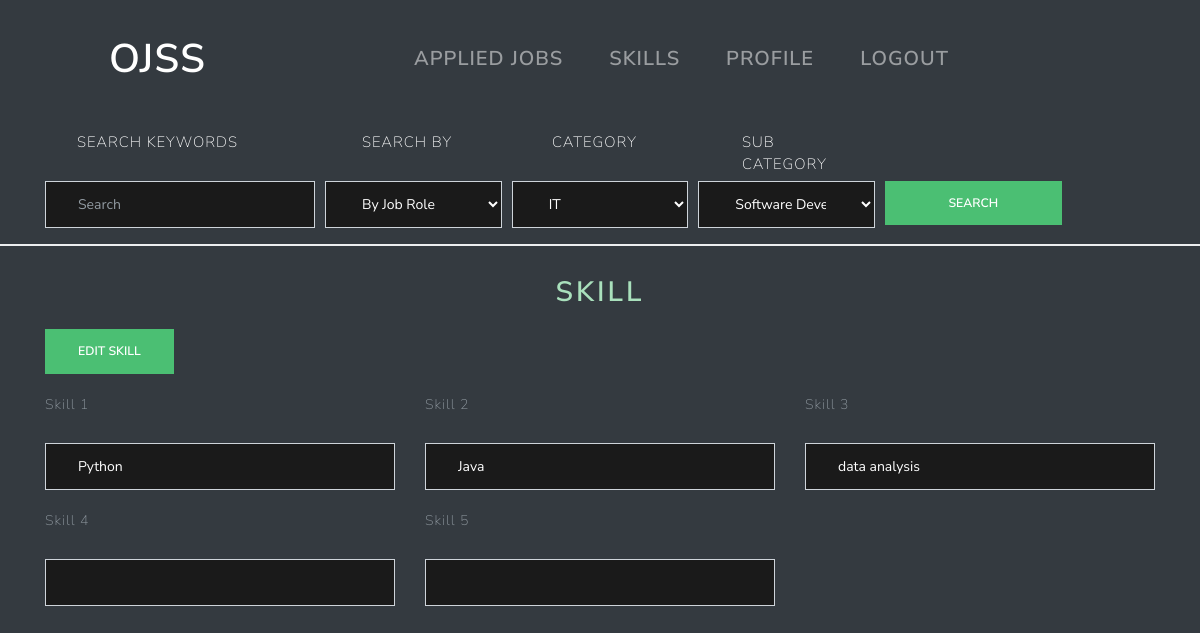
/skills (signed in), run on the app's committed database.
### ojss_app/models.py (models this page shows, shortened)
class SeekerSkillset(models.Model):
    seeker = models.OneToOneField(SeekerProfile,on_delete=models.CASCADE)
    skill_1 = models.CharField(max_length=255)
    skill_2 = models.CharField(max_length=255, blank=True, null=True)
    skill_3 = models.CharField(max_length=255, blank=True, null=True)
    skill_4 = models.CharField(max_length=255, blank=True, null=True)
    skill_5 = models.CharField(max_length=255, blank=True, null=True)

### ojss_app/views.py (the view)
# urls.py: path("skills",views.UserController.add_skills, name='skills'),
    @staticmethod
    @login_required
    def add_skills(request):
        if request.method == "POST":
            form = SkillForm(request.POST)
            if form.is_valid():
                skill_1 = form.cleaned_data['skill_1']
                skill_2 = form.cleaned_data['skill_2']
                skill_3 = form.cleaned_data['skill_3']
                skill_4 = form.cleaned_data['skill_4']
                skill_5 = form.cleaned_data['skill_5']
                try:
                    seekerProfile = SeekerProfile.objects.get(seeker_id=request.user.id)
                    try:
                        skills = SeekerSkillset.objects.get(seeker_id=seekerProfile.id)
                        skills.skill_1 = skill_1
                        skills.skill_2 = skill_2
                        skills.skill_3 = skill_3
                        skills.skill_4 = skill_4
                        skills.skill_5 = skill_5
                        skills.save()
                    except SeekerSkillset.DoesNotExist:
                        SeekerSkillset.objects.create(
                            skill_1=skill_1,
                            skill_2=skill_2,
                            skill_3=skill_3,
                            skill_4=skill_4,
                            skill_5=skill_5,
                            seeker_id=seekerProfile.id
                        ).save()
                    form = SkillForm(initial={'skill_1': skill_1, 'skill_2': skill_2, 'skill_3': skill_3,
                                              'skill_4': skill_4, 'skill_5': skill_5})
                    args = {'form': form}
                    return render(request, 'ojss_app/seekerskill.html', args)
                except SeekerProfile.DoesNotExist:
                    messages.warning(request, 'You Must Complete Your Profile Before Editing Skills')
                    form = SkillForm()
                    args = {'form': form}
                    return render(request, 'ojss_app/seekerskill.html', args)
            else:
                args = {'form': form}
                messages.warning(request, 'Skills was not saved. There was some error in the form')
                return render(request, 'ojss_app/seekerskill.html', args)
        else:
            if request.user.is_authenticated:
                try:
                    seekerProfile = SeekerProfile.objects.get(seeker_id=request.user.id)
                    skills = SeekerSkillset.objects.get(seeker_id=seekerProfile.id)
                    skill_1 = skills.skill_1
                    skill_2 = skills.skill_2
                    skill_3 = skills.skill_3
                    skill_4 = skills.skill_4
                    skill_5 = skills.skill_5
                    skills.save()
                except:
                    skill_1 = ""
                    skill_2 = ""
                    skill_3 = ""
                    skill_4 = ""
                    skill_5 = ""
                form = SkillForm(initial={'skill_1': skill_1, 'skill_2': skill_2, 'skill_3': skill_3,
                                          'skill_4': skill_4, 'skill_5': skill_5})
                args = {'form': form}
                return render(request, 'ojss_app/seekerskill.html', args)

### ojss_app/forms.py
class SkillForm(forms.Form):
    class Meta:
        model = SeekerSkillset
    skill_1 = forms.CharField(max_length=255)
    skill_2 = forms.CharField(max_length=255, required=False)
    skill_3 = forms.CharField(max_length=255, required=False)
    skill_4 = forms.CharField(max_length=255, required=False)
    skill_5 = forms.CharField(max_length=255, required=False)

### ojss/templates/ojss_app/seekerskill.html (shortened to what this page needs)
{%  extends "base.html" %}
{% block content %}
    <div class="container" xmlns="http://www.w3.org/1999/html">
         <div class="text-center" style="margin-top: 30px">
             <h2 class="skill-header" id="skill-heading">SKILL</h2>
         </div>
        <div class="form-group">
             <form method="post" id="skill-form">
                 <div class="skill-edit-buttons">
                         <button type="submit" id="skill-submit"
                             onclick="toggleSkillEdit()" class="btn btn-success"> Edit Skill </button>
                   </div>
                 <div>
                    <div class="row">
                        {% for field in form %}
                            <div class="col-md-4 skill-group">
                                <label for="{{ field.name }}" >{{ field.label }} </label>
                                <input readonly name="{{ field.name }}" class="form-control skill-input-control"
                                     style="background-color: #1a1a1a; color: #ffffff" value="{{ field.value}}">
                            </div>
                        {% endfor %}
                    </div>
                 </div>
             </form>
         </div>
    </div>
{%  endblock %}

### ojss/static/ojss_app/css/main.css (style rules this page uses)
html { height: 100%; width: 100%; }
body { margin: 0; padding: 0; background-color: #343a40; }
.job_list h1, h2, h3, h4, h5, h6 { color: #a9e0bc; }
input { margin-top: 20px; color: #ffffff; }
.skill-edit-buttons { margin-top: 20px; }
.skill-group { margin-top: 20px; }

### data on the page
SeekerSkillset: skill_1 "Python" "Java" "data analysis"

### other printed values
{{ field.label }} "Skill 1" "Skill 2" "Skill 3" "Skill 4" "Skill 5"
